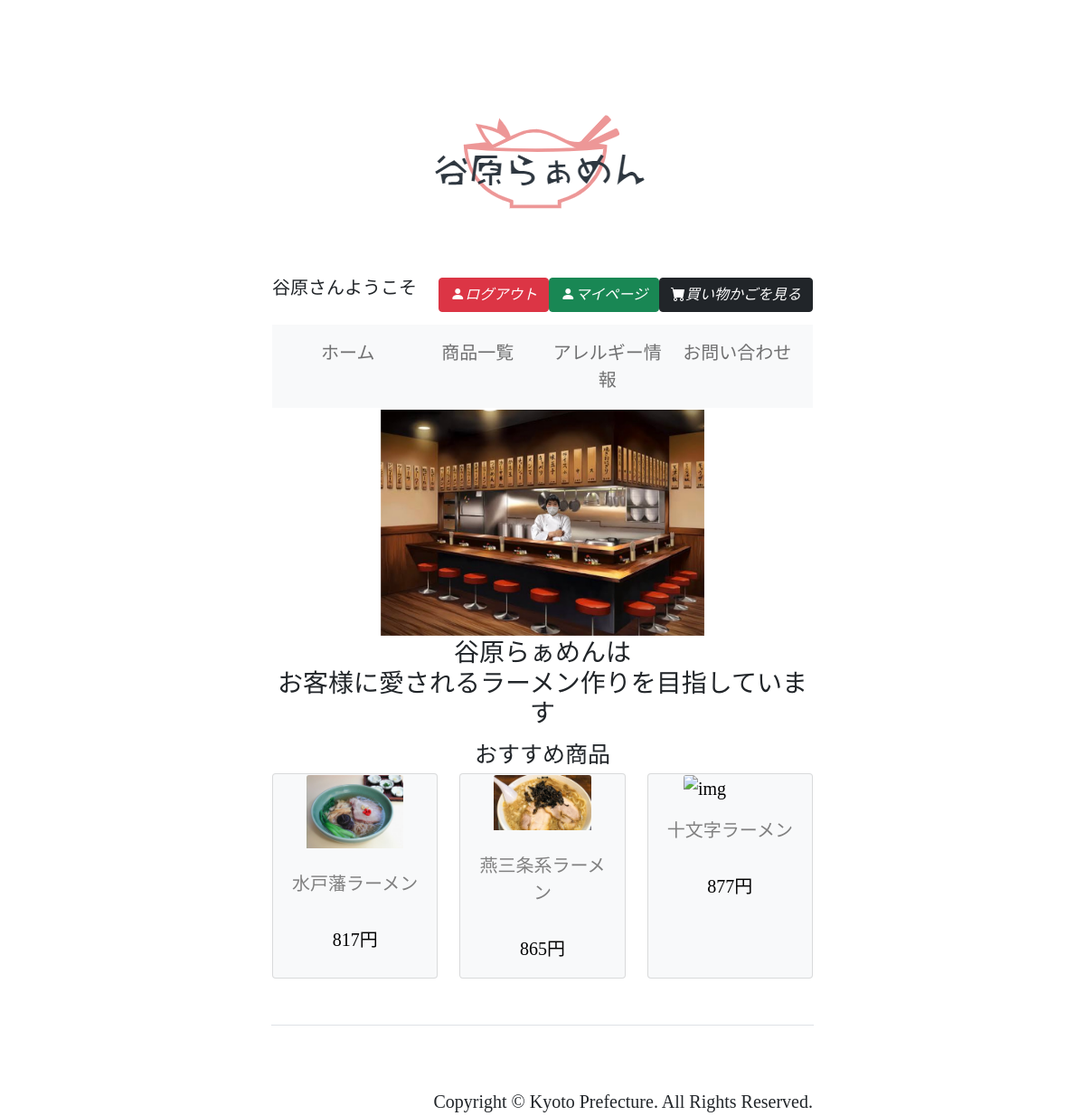
Screenshot of /view/Home.php (signed in) with the database file from the repository.
### tables this page shows
CREATE TABLE `product_image` (
  `product_id` int(11) NOT NULL,
  `line_code` smallint(6) NOT NULL DEFAULT 1,
  `img` varchar(510) DEFAULT NULL
);

CREATE TABLE `product` (
  `product_id` int(11) NOT NULL,
  `emp_id` int(11) NOT NULL,
  `name` varchar(255) DEFAULT NULL,
  `detail` varchar(510) DEFAULT NULL,
  `price` int(11) DEFAULT NULL,
  `sale_flag` tinyint(1) DEFAULT NULL,
  `quality_period` smallint(3) DEFAULT NULL,
  `business_code` int(11) DEFAULT 456128416,
  `checkdigit` int(11) DEFAULT NULL,
  `registration_date` date DEFAULT NULL,
  `evaluation` char(1) DEFAULT '1',
  `delete_flag` tinyint(1) DEFAULT NULL
);

### controller/Control_Products_02.php (called while the page is built, shortened)
<?php
include '../model/Model.php';
class Control_Products
{
    private $model;
    function __construct()
    {
        try {
            $this->model = new Model();
        } catch (PDOException $e) {
            print('データベースに接続できませんでした：'.$e->getMessage());
            die();
        }
    }
    public function get_products()
    {
        try {
            $sql = "SELECT product.product_id, product.name, product.price, product_image.img, product.evaluation, product.registration_date
                    FROM product
                    RIGHT OUTER JOIN product_image
                    ON product.product_id = product_image.product_id
                    ORDER BY product.evaluation DESC";
            return $this->model->exec_sql($sql);
        } catch (PDOException $e) {
            print('商品一覧を取得できません：'.$e->getMessage());
            die();
        }
    }
}

### model/Model.php (called while the page is built, shortened)
<?php
class Model
{
    private $pdo;
    private $DSN = 'mysql:dbname=82;host=localhost;charset=utf8;';
    private $DB_USERNAME = 'office3';
    private $DB_PASSWORD = 'kamogawa';
    public function __construct()
    {
        try {
            $this->pdo = new PDO($this->DSN, $this->DB_USERNAME, $this->DB_PASSWORD, array(PDO::MYSQL_ATTR_INIT_COMMAND => 'SET NAMES utf8'));
        } catch (PDOException $e) {
            print('データベースに接続できませんでした：' . $e->getMessage());
            die();
        }
    }
    public function exec_sql($sql)
    {
        try {
            $stmt = $this->pdo->prepare($sql);
            $stmt->execute();
            return $stmt->fetchAll();
        } catch (PDOException $e) {
            print('SQL実行エラー：' . $e->getMessage());
            die();
        }
    }
}

### view/Home.php (the view, shortened to what this page needs)
<!DOCTYPE html>
<html lang="en">
<head>
    <?php include 'frame/basic_style_info.php'; ?>
    <?php include '../controller/Control_Products_02.php';
    $products = new Control_Products();
    $products_data = $products->get_products();
    ?>
    <link href="css/Home.css" rel="stylesheet" />
</head>
<body>
    <?php include 'frame/header.php'; ?>
    <table width="100%">
        <tr>
            <td align="center">
                <div id="carouselExampleSlidesOnly" class="carousel slide" data-bs-ride="carousel">
                    <div class="carousel-inner">
                        <div class="carousel-item active">
                            <img src="../img/tanihara.png" class="d-block w-100" alt="Topics" />
                        </div>
                    </div>
                </div>
            </td>
        </tr>
        <tr>
            <td>
                <h3>谷原らぁめんは<br>お客様に愛されるラーメン作りを目指しています</h3>
            </td>
        </tr>
        <tr>
            <td>
                <p1>おすすめ商品</p1>
            </td>
        </tr>
        <tr>
            <td>
                <div class="row row-cols row-cols-md-3 g-4 justify-content-center">
                        <?php for ($i=0; $i < 3; $i++) { ?>
                            <?php $value = $products_data[$i]; ?>
                            <div class="col-sm-3">
                                <div class="card text-dark bg-light h-100">
                                    <form action="Product_Details.php" name="product_form" method="post">
                                        <table class="table-light" align="center">
                                            <tr>
                                                <td>
                                                    <input type="image" src="<?php echo $value['img']; ?>" class="card-img-top" alt="img" />
                                                    <div class="card-body">
                                                        <a class="card-text" href="Product_Details.php"><?php echo $value['name']; ?></a>
                                                    </div>
                                                    <div class="card-body">
                                                        <p class="card-text"><?php echo $value['price']; ?>円</p>
                                                    </div>
                                                </td>
                                            </tr>
                                        </table>
                                    </form>
                                </div>
                            </div>
                    <?php } ?>
                </div>
            </td>
        </tr>
    </table>
    <?php include 'frame/footer.php'; ?>
</body>
</html>

### view/css/style.css (style rules this page uses)
.carousel-inner { width: 60%; height: 40%; max-width: 400px !important; max-height: 400px !important; }
.card-img-top { width: 60%; height: 60%; max-width: 500px; max-height: 400px; }
a { color: gray; text-decoration: none; }
body { font-family: "游明朝"; font-size: 20px; margin: 0px auto; padding: 0px; max-width: 50%; text-align: center; padding-top: 5rem; }

### view/css/Home.css (style rules this page uses)
p1 { font-size: 25px; }
.d-block { object-fit: cover; width: auto; height: 250px; }

### rows the page displays
product_image: product.name "水戸藩ラーメン", product.price "817"
product_image: product.name "燕三条系ラーメン", product.price "865"
product_image: product.name "十文字ラーメン", product.price "877"

### other values shown
$_SESSION['logged_in_last_name'] "谷原"
